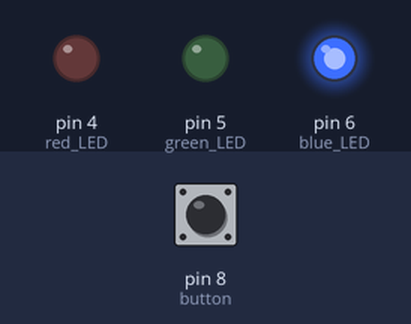
Bench run of a sketch on a simulated Arduino Uno, built with avr-gcc and run on an emulated ATmega328P. Shown: output pins drawn as LEDs (lit = HIGH). Inputs (shaded band) come from the test bench; at power-on: pin 8 (button) LOW. What the sketch prints to the serial monitor is not drawn.

Above: at 1.2 s.
1.3 s: pin 8 (button) pulled HIGH for 0.15 s
At 2.9 s:
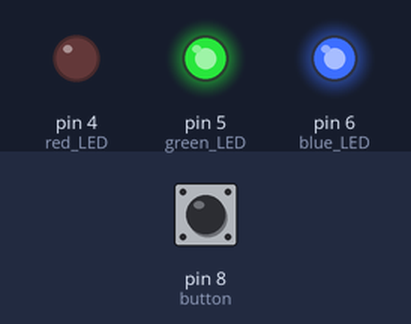
Timing chart, 0 to 4.4 s (numbered marks = the images above; inputs shaded):
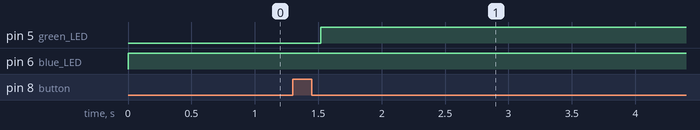

Measured:
- after the input at 1.3 s, pin 5 (green_LED): LOW → HIGH after 0.22 s

The sketch:

LEDandButtonTest.ino
```cpp
// Pins Used
const int button = 8;
const int red_LED = 4;
const int green_LED = 5;
const int blue_LED = 6;

int buttonState;             // the current reading from the input pin
int lastButtonState = LOW;   // the previous reading from the input pin

unsigned long lastDebounceTime = 0;  // the last time the output pin was toggled
unsigned long debounceDelay = 50;    // the debounce time; increase if the output flickers

volatile int is_infected = 0;
volatile int is_cleared = 0;
int is_leader = 1;

void setup() {
  // LEDs:
  Serial.begin(9600);
  pinMode(red_LED, OUTPUT); // Red
  pinMode(green_LED, OUTPUT); // Green
  pinMode(blue_LED, OUTPUT); // Blue
  digitalWrite(red_LED, LOW);
  digitalWrite(green_LED, LOW);
  digitalWrite(blue_LED, LOW);
  // Button :
  pinMode(button,INPUT);

}

void react() {
  Serial.println("in react");
  if (is_leader == 0) is_infected = 1;
  else is_cleared = 1;
}

void loop() {

    if (is_infected == 1) digitalWrite(red_LED, HIGH);
    if (is_cleared == 1) digitalWrite(green_LED, HIGH);
    if (is_leader == 1) digitalWrite(blue_LED, HIGH);

    //debouncing
  int reading = digitalRead(button);
  if (reading != lastButtonState) {
    // reset the debouncing timer
    lastDebounceTime = millis();
  }

  if ((millis() - lastDebounceTime) > debounceDelay) {
    // whatever the reading is at, it's been there for longer
    // than the debounce delay, so take it as the actual current state:

    // if the button state has changed:
    if (reading != buttonState) {
      buttonState = reading;

      // only toggle the LED if the new button state is HIGH
      if (buttonState == LOW) {
        react();
      }
    }
  }
  // save the reading.  Next time through the loop,
  // it'll be the lastButtonState:
  lastButtonState = reading;
  Serial.println(lastButtonState);


}
```
